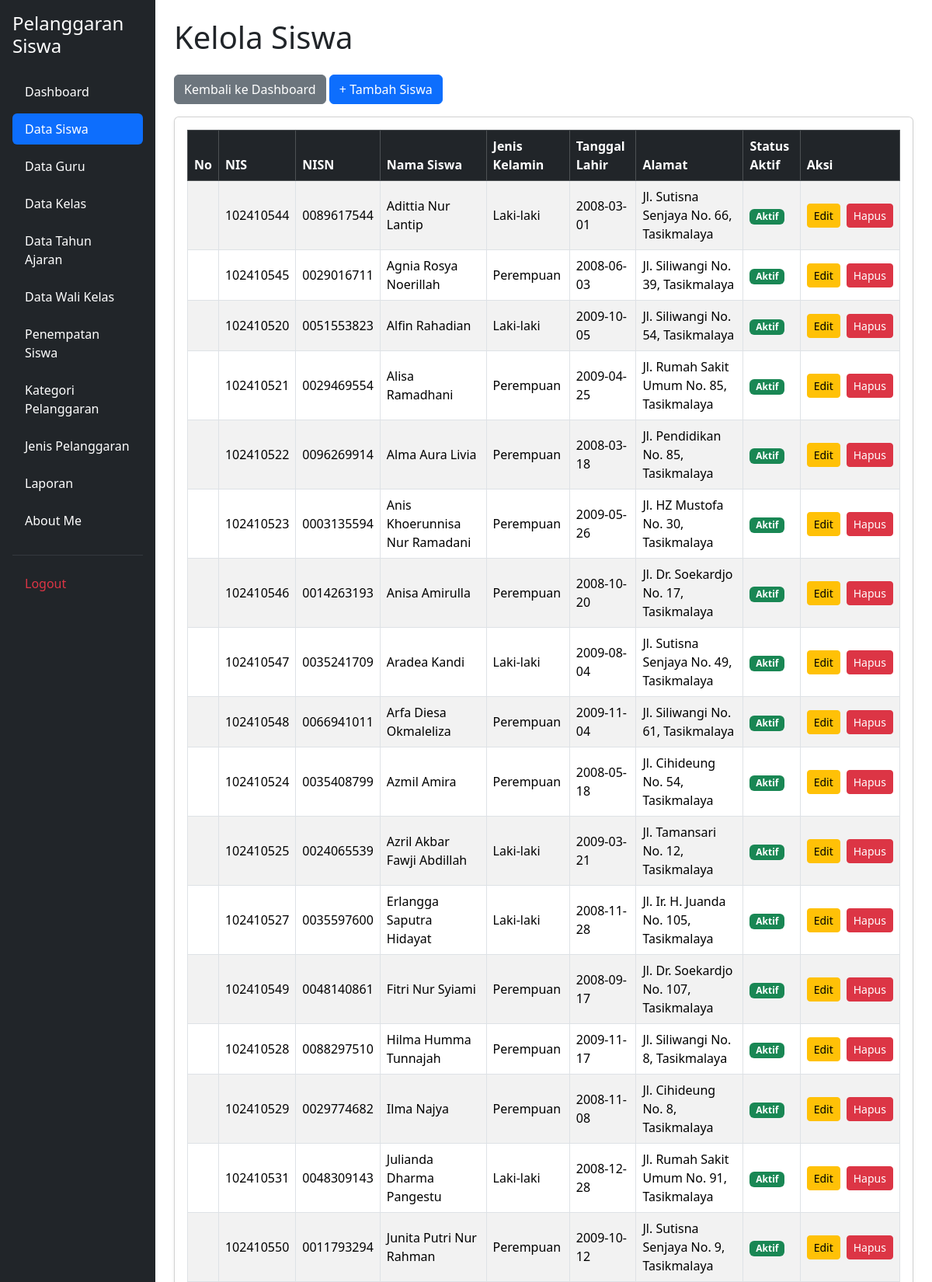
The app's page /kelola_siswa.php (signed in, upper part) with its own data.
### tables this page shows
CREATE TABLE `t_siswa` (
  `id` int(11) NOT NULL,
  `nis` varchar(10) DEFAULT NULL,
  `nisn` varchar(10) NOT NULL,
  `nama` varchar(150) DEFAULT NULL,
  `jenis_kelamin` char(1) NOT NULL,
  `tanggal_lahir` date NOT NULL,
  `alamat` text NOT NULL,
  `status_aktif` tinyint(1) NOT NULL,
  `created_at` timestamp NOT NULL DEFAULT current_timestamp(),
  `updated_at` timestamp NOT NULL DEFAULT current_timestamp()
);

### kelola_siswa.php (the view, shortened to what this page needs)
<?php
include 'config/koneksi.php';
$sql = "SELECT * FROM t_siswa ORDER BY nama ASC";
$hasil = mysqli_query($koneksi, $sql);
?>
<!DOCTYPE html>
<html lang="id">
<head>
    <link href="https://cdn.jsdelivr.net/npm/bootstrap@5.3.8/dist/css/bootstrap.min.css"
          rel="stylesheet">
    <link href="https://cdn.datatables.net/2.3.4/css/dataTables.bootstrap5.min.css"
          rel="stylesheet">
</head>
<body>
<div class="container-fluid">
    <div class="row">
        <?php include 'layout/sidebar.php'; ?>
        <main class="col-md-9 col-lg-10 p-4">
            <h1 class="mb-4">Kelola Siswa</h1>
            <div class="mb-3">
                <a href="dashboard.php" class="btn btn-secondary">
                    Kembali ke Dashboard
                </a>
                <a href="tambah_siswa.php" class="btn btn-primary">
                    + Tambah Siswa
                </a>
            </div>
            <div class="card shadow-sm">
                <div class="card-body">
                    <div class="table-responsive">
                        <table id="tabelSiswa"
                               class="table table-striped table-bordered table-hover align-middle w-100">
                            <thead class="table-dark">
                                <tr>
                                    <th>No </th>
                                    <th>NIS</th>
                                    <th>NISN</th>
                                    <th>Nama Siswa</th>
                                    <th>Jenis Kelamin</th>
                                    <th>Tanggal Lahir</th>
                                    <th>Alamat</th>
                                    <th>Status Aktif</th>
                                    <th>Aksi</th>
                                </tr>
                            </thead>
                            <tbody>
                            <?php while ($row = mysqli_fetch_assoc($hasil)) { ?>
                                <tr>
                                    <td></td>
                                    <td>
                                        <?= htmlspecialchars($row['nis'] ?? '') ?>
                                    </td>
                                    <td>
                                        <?= htmlspecialchars($row['nisn'] ?? '') ?>
                                    </td>
                                    <td>
                                        <?= htmlspecialchars($row['nama'] ?? '') ?>
                                    </td>
                                    <td>
                                        <?php
                                        if ($row['jenis_kelamin'] == 'L') {
                                            echo "Laki-laki";
                                        } elseif ($row['jenis_kelamin'] == 'P') {
                                            echo "Perempuan";
                                        } else {
                                            echo "-";
                                        }
                                        ?>
                                    </td>
                                    <td>
                                        <?= htmlspecialchars($row['tanggal_lahir'] ?? '-') ?>
                                    </td>
                                    <td>
                                        <?= htmlspecialchars($row['alamat'] ?? '-') ?>
                                    </td>
                                    <td>
                                        <?php if ($row['status_aktif'] == 1) { ?>
                                            <span class="badge bg-success">
                                                Aktif
                                            </span>
                                        <?php } else { ?>
                                            <span class="badge bg-danger">
                                                Tidak Aktif
                                            </span>
                                        <?php } ?>
                                    </td>
                                    <td>
                                        <div class="d-flex gap-2">
                                            <a href="edit_siswa.php?id=<?= urlencode($row['id']) ?>"
                                               class="btn btn-warning btn-sm">
                                                Edit
                                            </a>
                                            <a href="hapus_siswa.php?id=<?= urlencode($row['id']) ?>"
                                               class="btn btn-danger btn-sm"
                                               onclick="return confirm('Yakin ingin menghapus data siswa ini?');">
                                                Hapus
                                            </a>
                                        </div>
                                    </td>
                                </tr>
                            <?php } ?>
                            </tbody>
                        </table>
                    </div>
                </div>
            </div>
        </main>
    </div>
</div>

### records on screen
t_siswa: nis "102410544", nisn "0089617544", nama "Adittia Nur Lantip", jenis_kelamin "Laki-laki", tanggal_lahir "2008-03-01", alamat "Jl. Sutisna Senjaya No. 66, Tasikmalaya", status_aktif "Aktif"
t_siswa: nis "102410545", nisn "0029016711", nama "Agnia Rosya Noerillah", jenis_kelamin "Perempuan", tanggal_lahir "2008-06-03", alamat "Jl. Siliwangi No. 39, Tasikmalaya", status_aktif "Aktif"
t_siswa: nis "102410520", nisn "0051553823", nama "Alfin Rahadian", jenis_kelamin "Laki-laki", tanggal_lahir "2009-10-05", alamat "Jl. Siliwangi No. 54, Tasikmalaya", status_aktif "Aktif"
t_siswa: nis "102410521", nisn "0029469554", nama "Alisa Ramadhani", jenis_kelamin "Perempuan", tanggal_lahir "2009-04-25", alamat "Jl. Rumah Sakit Umum No. 85, Tasikmalaya", status_aktif "Aktif"
t_siswa: nis "102410522", nisn "0096269914", nama "Alma Aura Livia", jenis_kelamin "Perempuan", tanggal_lahir "2008-03-18", alamat "Jl. Pendidikan No. 85, Tasikmalaya", status_aktif "Aktif"
t_siswa: nis "102410523", nisn "0003135594", nama "Anis Khoerunnisa Nur Ramadani", jenis_kelamin "Perempuan", tanggal_lahir "2009-05-26", alamat "Jl. HZ Mustofa No. 30, Tasikmalaya", status_aktif "Aktif"
t_siswa: nis "102410546", nisn "0014263193", nama "Anisa Amirulla", jenis_kelamin "Perempuan", tanggal_lahir "2008-10-20", alamat "Jl. Dr. Soekardjo No. 17, Tasikmalaya", status_aktif "Aktif"
t_siswa: nis "102410547", nisn "0035241709", nama "Aradea Kandi", jenis_kelamin "Laki-laki", tanggal_lahir "2009-08-04", alamat "Jl. Sutisna Senjaya No. 49, Tasikmalaya", status_aktif "Aktif"
t_siswa: nis "102410548", nisn "0066941011", nama "Arfa Diesa Okmaleliza", jenis_kelamin "Perempuan", tanggal_lahir "2009-11-04", alamat "Jl. Siliwangi No. 61, Tasikmalaya", status_aktif "Aktif"
t_siswa: nis "102410524", nisn "0035408799", nama "Azmil Amira", jenis_kelamin "Perempuan", tanggal_lahir "2008-05-18", alamat "Jl. Cihideung No. 54, Tasikmalaya", status_aktif "Aktif"
t_siswa: nis "102410525", nisn "0024065539", nama "Azril Akbar Fawji Abdillah", jenis_kelamin "Laki-laki", tanggal_lahir "2009-03-21", alamat "Jl. Tamansari No. 12, Tasikmalaya", status_aktif "Aktif"
t_siswa: nis "102410527", nisn "0035597600", nama "Erlangga Saputra Hidayat", jenis_kelamin "Laki-laki", tanggal_lahir "2008-11-28", alamat "Jl. Ir. H. Juanda No. 105, Tasikmalaya", status_aktif "Aktif"
t_siswa: nis "102410549", nisn "0048140861", nama "Fitri Nur Syiami", jenis_kelamin "Perempuan", tanggal_lahir "2008-09-17", alamat "Jl. Dr. Soekardjo No. 107, Tasikmalaya", status_aktif "Aktif"
t_siswa: nis "102410528", nisn "0088297510", nama "Hilma Humma Tunnajah", jenis_kelamin "Perempuan", tanggal_lahir "2009-11-17", alamat "Jl. Siliwangi No. 8, Tasikmalaya", status_aktif "Aktif"
t_siswa: nis "102410529", nisn "0029774682", nama "Ilma Najya", jenis_kelamin "Perempuan", tanggal_lahir "2008-11-08", alamat "Jl. Cihideung No. 8, Tasikmalaya", status_aktif "Aktif"
t_siswa: nis "102410531", nisn "0048309143", nama "Julianda Dharma Pangestu", jenis_kelamin "Laki-laki", tanggal_lahir "2008-12-28", alamat "Jl. Rumah Sakit Umum No. 91, Tasikmalaya", status_aktif "Aktif"
t_siswa: nis "102410550", nisn "0011793294", nama "Junita Putri Nur Rahman", jenis_kelamin "Perempuan", tanggal_lahir "2009-10-12", alamat "Jl. Sutisna Senjaya No. 9, Tasikmalaya", status_aktif "Aktif"
